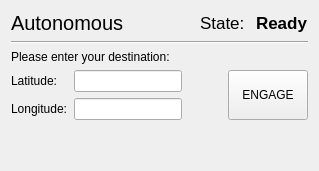
          <widget class="QWidget" name="page_auto">
           <layout class="QVBoxLayout" name="verticalLayout">
            <item>
             <layout class="QHBoxLayout" name="horizontalLayout_21">
              <item>
               <widget class="QLabel" name="label_129">
                <property name="font">
                 <font>
                  <pointsize>15</pointsize>
                  <weight>50</weight>
                  <bold>false</bold>
                 </font>
                </property>
                <property name="text">
                 <string>Autonomous</string>
                </property>
                <property name="alignment">
                 <set>Qt::AlignLeading|Qt::AlignLeft|Qt::AlignVCenter</set>
                </property>
               </widget>
              </item>
              <item>
               <spacer name="horizontalSpacer_26">
                <property name="orientation">
                 <enum>Qt::Horizontal</enum>
                </property>
                <property name="sizeHint" stdset="0">
                 <size>
                  <width>40</width>
                  <height>20</height>
                 </size>
                </property>
               </spacer>
              </item>
              <item>
               <widget class="QLabel" name="label_39">
                <property name="font">
                 <font>
                  <pointsize>13</pointsize>
                 </font>
                </property>
                <property name="text">
                 <string>State: </string>
                </property>
               </widget>
              </item>
              <item>
               <widget class="QLabel" name="label_auto_state">
                <property name="font">
                 <font>
                  <pointsize>13</pointsize>
                  <weight>75</weight>
                  <bold>true</bold>
                 </font>
                </property>
                <property name="text">
                 <string>Ready</string>
                </property>
               </widget>
              </item>
             </layout>
            </item>
            <item>
             <widget class="Line" name="line_20">
              <property name="orientation">
               <enum>Qt::Horizontal</enum>
              </property>
             </widget>
            </item>
            <item>
             <widget class="QLabel" name="label_35">
              <property name="font">
               <font>
                <italic>false</italic>
               </font>
              </property>
              <property name="text">
               <string>Please enter your destination:</string>
              </property>
             </widget>
            </item>
            <item>
             <layout class="QHBoxLayout" name="horizontalLayout_24">
              <item>
               <layout class="QVBoxLayout" name="verticalLayout_3">
                <item>
                 <widget class="QLabel" name="label_22">
                  <property name="text">
                   <string>Latitude:</string>
                  </property>
                 </widget>
                </item>
                <item>
                 <widget class="QLabel" name="label_23">
                  <property name="text">
                   <string>Longitude:</string>
                  </property>
                 </widget>
                </item>
               </layout>
              </item>
              <item>
               <layout class="QVBoxLayout" name="verticalLayout_4">
                <item>
                 <widget class="QLineEdit" name="edit_lat">
                  <property name="maxLength">
                   <number>20</number>
                  </property>
                 </widget>
                </item>
                <item>
                 <widget class="QLineEdit" name="edit_lng">
                  <property name="maxLength">
                   <number>20</number>
                  </property>
                 </widget>
                </item>
               </layout>
              </item>
              <item>
               <spacer name="horizontalSpacer_25">
                <property name="orientation">
                 <enum>Qt::Horizontal</enum>
                </property>
                <property name="sizeHint" stdset="0">
                 <size>
                  <width>40</width>
                  <height>20</height>
                 </size>
                </property>
               </spacer>
              </item>
              <item>
               <widget class="QPushButton" name="pushButton">
                <property name="minimumSize">
                 <size>
                  <width>0</width>
                  <height>50</height>
                 </size>
                </property>
                <property name="text">
                 <string>ENGAGE</string>
                </property>
               </widget>
              </item>
             </layout>
            </item>
            <item>
             <spacer name="verticalSpacer_48">
              <property name="orientation">
               <enum>Qt::Vertical</enum>
              </property>
              <property name="sizeHint" stdset="0">
               <size>
                <width>20</width>
                <height>40</height>
               </size>
              </property>
             </spacer>
            </item>
           </layout>
          </widget>
